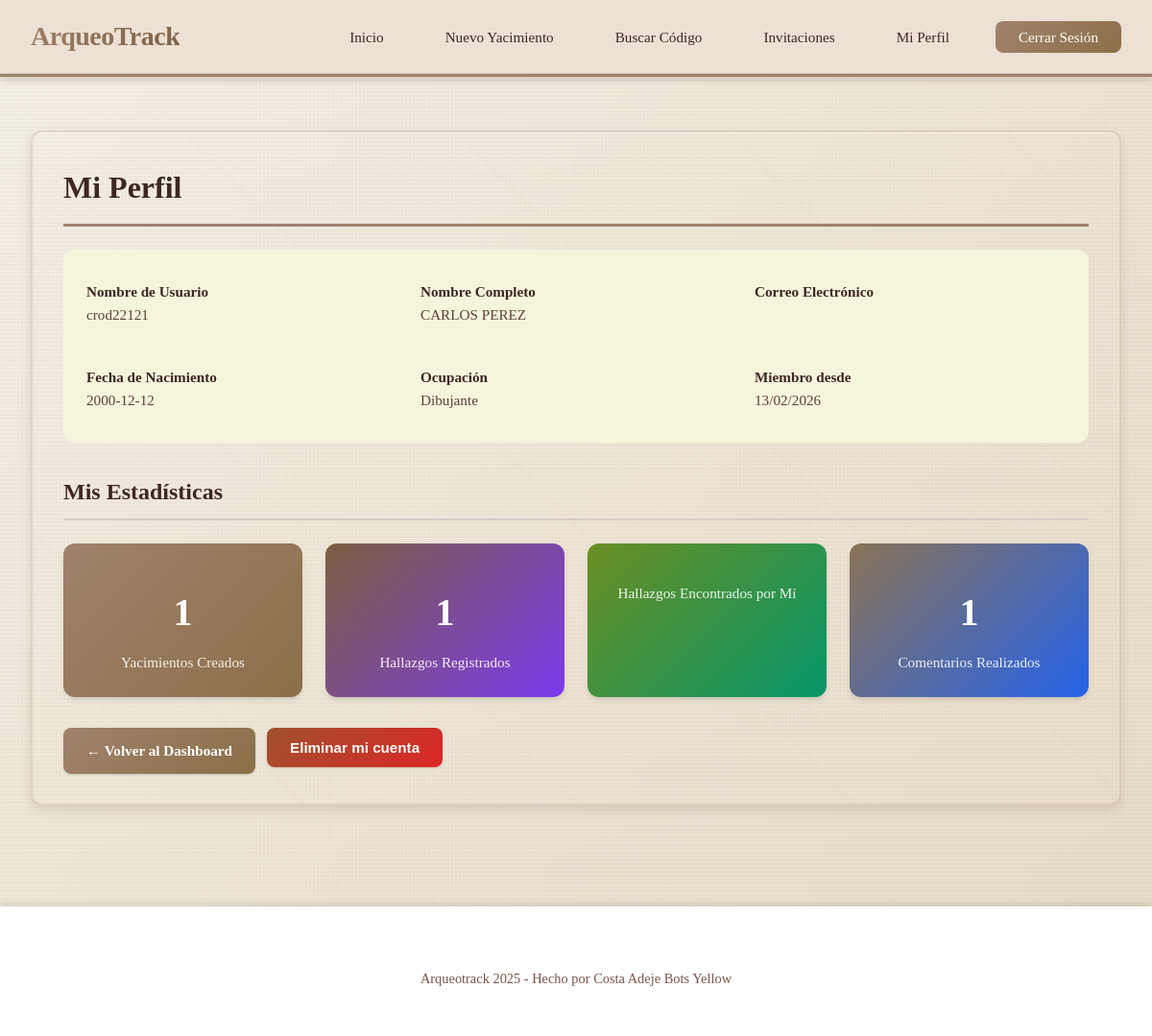
Screenshot of /perfil (signed in) with the database file from the repository.
### app/models/user.py (models this page shows, shortened)
class Usuario(db.Model, UserMixin):
    __tablename__ = 'usuarios'
    id = db.Column(db.Integer, primary_key=True)
    nombre_usuario = db.Column(db.String(80), unique=True, nullable=False, index=True)
    email = db.Column(db.String(120), unique=True, nullable=False, index=True)
    contraseña = db.Column('password_hash', db.String(200), nullable=False)
    nombre = db.Column(db.String(100), nullable=False)
    apellidos = db.Column(db.String(100), nullable=False)
    fecha_nacimiento = db.Column(db.Date, nullable=False)
    ocupacion = db.Column(db.String(50), nullable=True)
    fecha_registro = db.Column(db.DateTime, default=datetime.utcnow)
    activo = db.Column(db.Boolean, default=True)
    rol = db.Column(db.String(20), default='arqueologo')
    yacimientos = db.relationship('Yacimiento', back_populates='propietario', lazy='dynamic')
    hallazgos = db.relationship('Hallazgo', back_populates='propietario', lazy='dynamic', foreign_keys='Hallazgo.user_id')
    hallazgos_encontrados = db.relationship('Hallazgo', back_populates='encontrado_por', lazy='dynamic', foreign_keys='Hallazgo.encontrado_por_id')
    eventos = db.relationship('Evento', back_populates='usuario', lazy='dynamic')
    comentarios = db.relationship('Comentario', back_populates='usuario', lazy='dynamic')
    fases_responsable = db.relationship('FaseProyecto', back_populates='responsable', lazy='dynamic')
    invitaciones_enviadas = db.relationship('Invitacion', back_populates='invitado_por', lazy='dynamic', foreign_keys='Invitacion.invitado_por_id')
    invitaciones_recibidas = db.relationship('Invitacion', back_populates='invitado', lazy='dynamic', foreign_keys='Invitacion.invitado_id')

### app/blueprints/main.py (the view)
@main_bp.route('/perfil')
@login_required
def perfil():
    total_yacimientos = Yacimiento.query.filter_by(user_id=current_user.id).count()
    total_hallazgos = Hallazgo.query.filter_by(user_id=current_user.id).count()
    total_eventos = Evento.query.filter_by(usuario_id=current_user.id).count()
    total_comentarios = Comentario.query.filter_by(usuario_id=current_user.id).count()
    return render_template(
        'perfil.html',
        usuario=current_user,
        total_yacimientos=total_yacimientos,
        total_hallazgos=total_hallazgos,
        total_eventos=total_eventos,
        total_comentarios=total_comentarios
    )

### templates/perfil.html (shortened to what this page needs)
{% extends "base.html" %}
{% block content %}
<div class="main-content">
    <div class="card">
        <h1>Mi Perfil</h1>
        <div class="detail-grid" style="grid-template-columns: repeat(auto-fit, minmax(250px, 1fr)); gap: 1.5rem; padding: 1.5rem; background: var(--light-gray); border-radius: var(--border-radius-lg); margin: 1.5rem 0;">
            <div class="detail-item">
                <strong>Nombre de Usuario</strong><br>
                <span style="color: var(--dark-secondary);">{{ usuario.nombre_usuario }}</span>
            </div>
            <div class="detail-item">
                <strong>Nombre Completo</strong><br>
                <span style="color: var(--dark-secondary);">{{ usuario.nombre }} {{ usuario.apellidos }}</span>
            </div>
            <div class="detail-item">
                <strong>Correo Electrónico</strong><br>
            </div>
            <div class="detail-item">
                <strong>Fecha de Nacimiento</strong><br>
                <span style="color: var(--dark-secondary);">{{ usuario.fecha_nacimiento }}</span>
            </div>
            <div class="detail-item">
                <strong>Ocupación</strong><br>
                <span style="color: var(--dark-secondary);">{{ usuario.ocupacion|capitalize }}</span>
            </div>
            <div class="detail-item">
                <strong>Miembro desde</strong><br>
                <span style="color: var(--dark-secondary);">{{ usuario.fecha_registro.strftime('%d/%m/%Y') }}</span>
            </div>
        </div>
        <div style="margin-top: 2rem;">
            <h2>Mis Estadísticas</h2>
            <div class="stats-grid" style="margin-top: 1.5rem;">
                <div class="stat-card">
                    <h3>{{ total_yacimientos }}</h3>
                    <p>Yacimientos Creados</p>
                </div>
                <div class="stat-card" style="background: linear-gradient(135deg, var(--secondary-color), #7c3aed);">
                    <h3>{{ total_hallazgos }}</h3>
                    <p>Hallazgos Registrados</p>
                </div>
                <div class="stat-card" style="background: linear-gradient(135deg, var(--success-color), #059669);">
                    <p>Hallazgos Encontrados por Mí</p>
                </div>
                <div class="stat-card" style="background: linear-gradient(135deg, var(--info-color), #2563eb);">
                    <h3>{{ total_comentarios }}</h3>
                    <p>Comentarios Realizados</p>
                </div>
            </div>
        </div>
        <div class="button-group" style="margin-top: 2rem;">
            <a href="/inicio" class="btn">← Volver al Dashboard</a>
            <form action="{{ url_for('main.eliminar_cuenta') }}" method="post" style="display:inline;" onsubmit="return confirm('⚠️ ¿Estás seguro de eliminar tu cuenta?\n\nEsta acción eliminará:\n- Todos tus yacimientos\n- Todos tus hallazgos\n- Todos tus comentarios\n\nEsta acción NO se puede deshacer.')">
                <button type="submit" class="btn btn-danger">Eliminar mi cuenta</button>
            </form>
        </div>
    </div>
</div>
{% endblock %}

### static/css/styles.css (style rules this page uses)
:root { --primary-color: #a0826d; --primary-dark: #8b6f47; --primary-light: #c9a882; --secondary-color: #7d5e3f; --success-color: #6b8e23; --danger-color: #a0522d; --warning-color: #cd853f; --info-color: #8b7355; --dark: #3e2723; --dark-secondary: #5d4037; --gray: #795548; --light-gray: #f5f5dc; --border-color: #d7ccc8; --white: #ffffff; --bg-color: #faf8f3; --shadow-sm: 0 1px 2px 0 rgba(0, 0, 0, 0.05); --shadow: 0 1px 3px 0 rgba(0, 0, 0, 0.1), 0 1px 2px 0 rgba(0, 0, 0, 0.06); --shadow-md: 0 4px 6px -1px rgba(0, 0, 0, 0.1), 0 2px 4px -1px rgba(0, 0, 0, 0.06); --shadow-lg: 0 10px 15px -3px rgba(0, 0, 0, 0.1), 0 4px 6px -2px rgba(0, 0, 0, 0.05); --shadow-xl: 0 20px 25px -5px rgba(0, 0, 0, 0.1), 0 10px 10px -5px rgba(0, 0, 0, 0.04); --border-radius: 8px; --border-radius-lg: 12px; --space-1: 0.25rem; --space-2: 0.5rem; --space-3: 0.75rem; --space-4: 1rem; --space-5: 1.5rem; --space-6: 2rem; --space-8: 3rem; --font-xs: 0.75rem; --font-sm: 0.875rem; --font-base: 1rem; --font-lg: 1.125rem; --font-xl: 1.25rem; --font-2xl: 1.5rem; --font-3xl: 1.875rem; --font-4xl: 2.25rem; --transition: all 0.3s cubic-bezier(0.4, 0, 0.2, 1); }
* { margin: 0; padding: 0; box-sizing: border-box; }
body { font-family: 'Georgia', 'Palatino', 'Times New Roman', serif; background: var(--bg-color); min-height: 100vh; color: var(--dark); line-height: 1.6; position: relative; }
body::before { content: ''; position: fixed; top: 0; left: 0; width: 100%; height: 100%; background: repeating-linear-gradient(90deg, transparent, transparent 2px, rgba(160, 130, 109, 0.03) 2px, rgba(160, 130, 109, 0.03) 4px), repeating-linear-gradient(0deg, transparent, transparent 2px, rgba(125, 94, 63, 0.03) 2px, rgba(125, 94, 63, 0.03) 4px), linear-gradient(135deg, #f5f1e8 0%, #e8dcc8 100%); z-index: -1; pointer-events: none; }
.main-content, .contenido { max-width: 1400px; margin: 0 auto; padding: var(--space-6); }
.card { background: radial-gradient(circle at 10% 20%, rgba(201, 168, 130, 0.05) 0%, transparent 50%), linear-gradient(135deg, #faf8f3 0%, #f5ebe0 100%); border-radius: var(--border-radius-lg); padding: 2rem; margin: 1.5rem 0; box-shadow: 0 4px 12px rgba(62, 39, 35, 0.12), inset 0 1px 0 rgba(255, 255, 255, 0.7), inset 0 -1px 0 rgba(160, 130, 109, 0.15); border: 2px solid rgba(160, 130, 109, 0.2); background-image: repeating-linear-gradient(45deg, transparent, transparent 200px, rgba(160, 130, 109, 0.02) 200px, rgba(160, 130, 109, 0.02) 202px); transition: var(--transition); }
.card h1 { color: var(--dark); margin-bottom: 1.5rem; font-size: 2rem; font-weight: 800; border-bottom: 3px solid var(--primary-color); padding-bottom: 0.75rem; }
.card h2 { color: var(--dark); margin-bottom: 1.25rem; font-size: 1.5rem; font-weight: 700; border-bottom: 2px solid var(--border-color); padding-bottom: 0.5rem; }
.card h3 { color: var(--dark-secondary); margin: 1rem 0 0.5rem; font-size: 1.25rem; font-weight: 600; }
.card-info, .detail-grid { display: grid; gap: 0.75rem; margin: 1rem 0; }
.card-info p, .detail-item { color: var(--dark-secondary); font-size: 0.95rem; padding: 0.5rem 0; }
.card-info strong, .detail-item strong { color: var(--dark); font-weight: 600; margin-right: 0.5rem; }
.card-actions, .button-group { display: flex; gap: 0.75rem; margin-top: 1.5rem; flex-wrap: wrap; }
.btn { display: inline-block; padding: 0.75rem 1.5rem; background: linear-gradient(135deg, var(--primary-color), var(--primary-dark)); color: var(--white); text-decoration: none; border-radius: var(--border-radius); font-weight: 600; font-size: 0.95rem; border: none; cursor: pointer; transition: var(--transition); box-shadow: var(--shadow); text-align: center; }
.btn-danger { background: linear-gradient(135deg, var(--danger-color), #dc2626); }
.stats-grid { display: grid; grid-template-columns: repeat(auto-fit, minmax(200px, 1fr)); gap: 1.5rem; margin: 1.5rem 0; }
.stat-card { background: linear-gradient(135deg, var(--primary-color), var(--primary-dark)); color: var(--white); padding: 1.5rem; border-radius: var(--border-radius-lg); box-shadow: var(--shadow-md); text-align: center; transition: var(--transition); }
.stat-card h3 { font-size: 2.5rem; font-weight: 800; margin-bottom: 0.5rem; color: var(--white); }
.stat-card p { font-size: 0.95rem; opacity: 0.9; font-weight: 500; }

### rows the page displays
Usuario: nombre_usuario "crod22121", nombre "CARLOS", apellidos "PEREZ", fecha_nacimiento "2000-12-12", ocupacion "Dibujante", fecha_registro "13/02/2026"

### other values shown
{{ total_yacimientos }} "1"
{{ total_hallazgos }} "1"
{{ total_comentarios }} "1"
